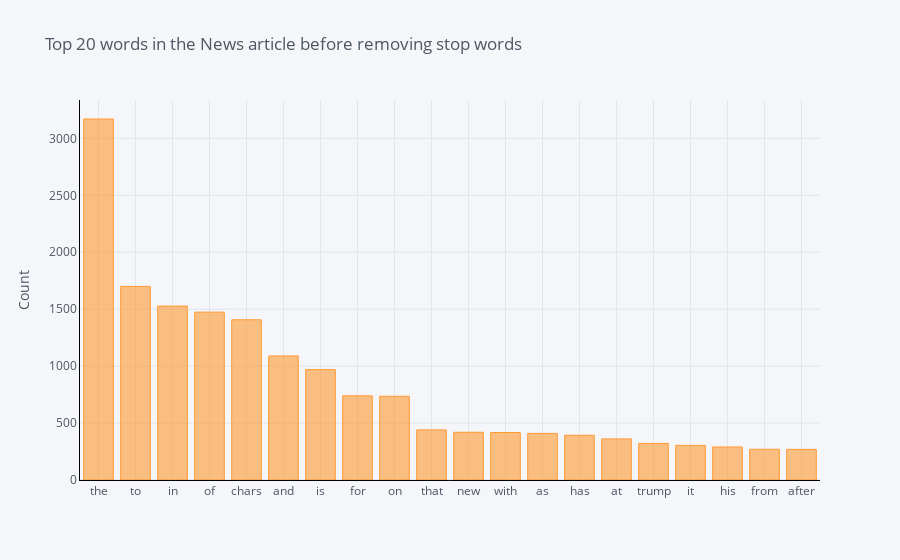

The notebook cell saved with this chart:
### Code cell
# A genralized function to fetch the top n words from the corpus
def get_top_n_words(corpus, n=None):
    vec = CountVectorizer().fit(corpus)
    bag_of_words = vec.transform(corpus)
    sum_words = bag_of_words.sum(axis=0)
    words_freq = [(word, sum_words[0, idx]) for word, idx in vec.vocabulary_.items()]
    words_freq =sorted(words_freq, key = lambda x: x[1], reverse=True)
    return words_freq[:n]
common_words = get_top_n_words(news_articles_df['combined_text'], 20)

df1 = pd.DataFrame(common_words, columns = ['Text' , 'count'])

df1.groupby('Text').sum()['count'].sort_values(ascending=False).iplot(
    kind='bar', yTitle='Count', linecolor='black', title='Top 20 words in the News article before removing stop words')

### Figure 1 — Plotly figure (JSON) as saved in the notebook; plotly's stock layout.template omitted (floating-point values rounded to 4 significant figures)
{"data": [{"marker": {"color": "rgba(255, 153, 51, 0.6)", "line": {"color": "rgba(255, 153, 51, 1.0)", "width": 1}}, "name": "count", "orientation": "v", "text": "", "type": "bar", "x": ["the", "to", "in", "of", "chars", "and", "is", "for", "on", "that", "new", "with", "as", "has", "at", "trump", "it", "his", "from", "after"], "y": [3170, 1700, 1527, 1474, 1407, 1089, 969, 739, 735, 440, 419, 417, 409, 393, 361, 321, 304, 290, 270, 269]}], "layout": {"legend": {"bgcolor": "#F5F6F9", "font": {"color": "#4D5663"}}, "paper_bgcolor": "#F5F6F9", "plot_bgcolor": "#F5F6F9", "title": {"font": {"color": "#4D5663"}, "text": "Top 20 words in the News article before removing stop words"}, "xaxis": {"gridcolor": "#E1E5ED", "linecolor": "black", "showgrid": true, "tickfont": {"color": "#4D5663"}, "title": {"font": {"color": "#4D5663"}, "text": ""}, "zerolinecolor": "#E1E5ED"}, "yaxis": {"gridcolor": "#E1E5ED", "linecolor": "black", "showgrid": true, "tickfont": {"color": "#4D5663"}, "title": {"font": {"color": "#4D5663"}, "text": "Count"}, "zerolinecolor": "#E1E5ED"}}}
